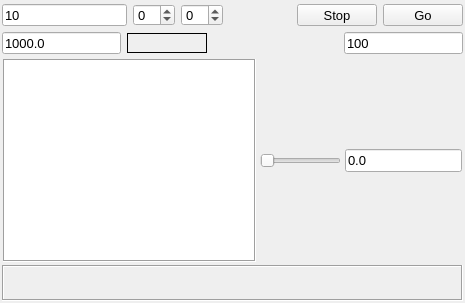
<?xml version="1.0" encoding="UTF-8"?>
<ui version="4.0">
 <class>AOut</class>
 <widget class="QWidget" name="AOut">
  <property name="geometry">
   <rect>
    <x>0</x>
    <y>0</y>
    <width>465</width>
    <height>303</height>
   </rect>
  </property>
  <property name="windowTitle">
   <string>AOut</string>
  </property>
  <layout class="QVBoxLayout" name="verticalLayout">
   <property name="spacing">
    <number>2</number>
   </property>
   <property name="leftMargin">
    <number>2</number>
   </property>
   <property name="topMargin">
    <number>2</number>
   </property>
   <property name="rightMargin">
    <number>2</number>
   </property>
   <property name="bottomMargin">
    <number>2</number>
   </property>
   <item>
    <widget class="QFrame" name="frame">
     <property name="sizePolicy">
      <sizepolicy hsizetype="Preferred" vsizetype="Minimum">
       <horstretch>0</horstretch>
       <verstretch>0</verstretch>
      </sizepolicy>
     </property>
     <property name="minimumSize">
      <size>
       <width>0</width>
       <height>0</height>
      </size>
     </property>
     <property name="maximumSize">
      <size>
       <width>16777215</width>
       <height>33</height>
      </size>
     </property>
     <property name="frameShape">
      <enum>QFrame::NoFrame</enum>
     </property>
     <property name="frameShadow">
      <enum>QFrame::Raised</enum>
     </property>
     <layout class="QHBoxLayout" name="horizontalLayout">
      <property name="leftMargin">
       <number>0</number>
      </property>
      <property name="topMargin">
       <number>2</number>
      </property>
      <property name="rightMargin">
       <number>0</number>
      </property>
      <property name="bottomMargin">
       <number>2</number>
      </property>
      <item>
       <widget class="QLineEdit" name="leNumSamples">
        <property name="maximumSize">
         <size>
          <width>16777215</width>
          <height>22</height>
         </size>
        </property>
        <property name="font">
         <font>
          <pointsize>10</pointsize>
         </font>
        </property>
        <property name="toolTip">
         <string>Samples per channel</string>
        </property>
        <property name="text">
         <string>10</string>
        </property>
       </widget>
      </item>
      <item>
       <widget class="QSpinBox" name="spnLowChan">
        <property name="maximumSize">
         <size>
          <width>16777215</width>
          <height>22</height>
         </size>
        </property>
        <property name="font">
         <font>
          <pointsize>10</pointsize>
         </font>
        </property>
        <property name="toolTip">
         <string>Low channel</string>
        </property>
        <property name="minimum">
         <number>-1</number>
        </property>
       </widget>
      </item>
      <item>
       <widget class="QSpinBox" name="spnHighChan">
        <property name="maximumSize">
         <size>
          <width>16777215</width>
          <height>22</height>
         </size>
        </property>
        <property name="font">
         <font>
          <pointsize>10</pointsize>
         </font>
        </property>
        <property name="toolTip">
         <string>High channel</string>
        </property>
        <property name="minimum">
         <number>-1</number>
        </property>
       </widget>
      </item>
      <item>
       <spacer name="horizontalSpacer">
        <property name="orientation">
         <enum>Qt::Horizontal</enum>
        </property>
        <property name="sizeHint" stdset="0">
         <size>
          <width>40</width>
          <height>20</height>
         </size>
        </property>
       </spacer>
      </item>
      <item>
       <widget class="QPushButton" name="cmdStop">
        <property name="maximumSize">
         <size>
          <width>16777215</width>
          <height>22</height>
         </size>
        </property>
        <property name="font">
         <font>
          <pointsize>10</pointsize>
         </font>
        </property>
        <property name="text">
         <string>Stop</string>
        </property>
       </widget>
      </item>
      <item>
       <widget class="QPushButton" name="cmdGo">
        <property name="maximumSize">
         <size>
          <width>16777215</width>
          <height>22</height>
         </size>
        </property>
        <property name="font">
         <font>
          <pointsize>10</pointsize>
         </font>
        </property>
        <property name="text">
         <string>Go</string>
        </property>
       </widget>
      </item>
     </layout>
    </widget>
   </item>
   <item>
    <widget class="QFrame" name="fraScan">
     <property name="minimumSize">
      <size>
       <width>0</width>
       <height>0</height>
      </size>
     </property>
     <property name="maximumSize">
      <size>
       <width>16777215</width>
       <height>33</height>
      </size>
     </property>
     <property name="frameShape">
      <enum>QFrame::NoFrame</enum>
     </property>
     <property name="frameShadow">
      <enum>QFrame::Raised</enum>
     </property>
     <layout class="QHBoxLayout" name="horizontalLayout_3">
      <property name="leftMargin">
       <number>0</number>
      </property>
      <property name="topMargin">
       <number>2</number>
      </property>
      <property name="rightMargin">
       <number>0</number>
      </property>
      <property name="bottomMargin">
       <number>2</number>
      </property>
      <item>
       <widget class="QLineEdit" name="leRate">
        <property name="maximumSize">
         <size>
          <width>16777215</width>
          <height>22</height>
         </size>
        </property>
        <property name="font">
         <font>
          <pointsize>10</pointsize>
         </font>
        </property>
        <property name="toolTip">
         <string>Rate</string>
        </property>
        <property name="text">
         <string>1000.0</string>
        </property>
       </widget>
      </item>
      <item>
       <widget class="QLabel" name="lblRateReturned">
        <property name="sizePolicy">
         <sizepolicy hsizetype="Minimum" vsizetype="Minimum">
          <horstretch>0</horstretch>
          <verstretch>0</verstretch>
         </sizepolicy>
        </property>
        <property name="minimumSize">
         <size>
          <width>80</width>
          <height>20</height>
         </size>
        </property>
        <property name="maximumSize">
         <size>
          <width>16777215</width>
          <height>20</height>
         </size>
        </property>
        <property name="font">
         <font>
          <family>Courier 10 Pitch</family>
          <pointsize>10</pointsize>
         </font>
        </property>
        <property name="toolTip">
         <string>Actual rate returned</string>
        </property>
        <property name="frameShape">
         <enum>QFrame::Box</enum>
        </property>
        <property name="text">
         <string/>
        </property>
       </widget>
      </item>
      <item>
       <spacer name="horizontalSpacer_3">
        <property name="orientation">
         <enum>Qt::Horizontal</enum>
        </property>
        <property name="sizeHint" stdset="0">
         <size>
          <width>136</width>
          <height>20</height>
         </size>
        </property>
       </spacer>
      </item>
      <item>
       <widget class="QLineEdit" name="leBlockSize">
        <property name="maximumSize">
         <size>
          <width>16777215</width>
          <height>22</height>
         </size>
        </property>
        <property name="font">
         <font>
          <pointsize>10</pointsize>
         </font>
        </property>
        <property name="toolTip">
         <string>Block size</string>
        </property>
        <property name="text">
         <string>100</string>
        </property>
       </widget>
      </item>
     </layout>
    </widget>
   </item>
   <item>
    <widget class="QFrame" name="fraProgWrite">
     <property name="frameShape">
      <enum>QFrame::NoFrame</enum>
     </property>
     <property name="frameShadow">
      <enum>QFrame::Raised</enum>
     </property>
     <layout class="QHBoxLayout" name="horizontalLayout_4">
      <property name="spacing">
       <number>2</number>
      </property>
      <property name="leftMargin">
       <number>0</number>
      </property>
      <property name="topMargin">
       <number>0</number>
      </property>
      <property name="rightMargin">
       <number>0</number>
      </property>
      <property name="bottomMargin">
       <number>0</number>
      </property>
      <item>
       <widget class="QStackedWidget" name="stackedWidget">
        <property name="sizePolicy">
         <sizepolicy hsizetype="Preferred" vsizetype="MinimumExpanding">
          <horstretch>0</horstretch>
          <verstretch>0</verstretch>
         </sizepolicy>
        </property>
        <property name="minimumSize">
         <size>
          <width>0</width>
          <height>160</height>
         </size>
        </property>
        <property name="font">
         <font>
          <family>Ubuntu</family>
          <pointsize>10</pointsize>
         </font>
        </property>
        <property name="frameShape">
         <enum>QFrame::NoFrame</enum>
        </property>
        <property name="currentIndex">
         <number>0</number>
        </property>
        <widget class="QWidget" name="pgDataSet">
         <layout class="QHBoxLayout" name="horizontalLayout_5">
          <property name="spacing">
           <number>4</number>
          </property>
          <property name="leftMargin">
           <number>1</number>
          </property>
          <property name="topMargin">
           <number>1</number>
          </property>
          <property name="rightMargin">
           <number>1</number>
          </property>
          <property name="bottomMargin">
           <number>1</number>
          </property>
          <item>
           <widget class="QTextEdit" name="teShowValues">
            <property name="font">
             <font>
              <family>Courier 10 Pitch</family>
              <pointsize>8</pointsize>
             </font>
            </property>
            <property name="frameShape">
             <enum>QFrame::Box</enum>
            </property>
            <property name="tabStopWidth">
             <number>40</number>
            </property>
           </widget>
          </item>
          <item>
           <widget class="QSlider" name="hSldAoutVal">
            <property name="minimum">
             <number>0</number>
            </property>
            <property name="maximum">
             <number>65535</number>
            </property>
            <property name="pageStep">
             <number>1024</number>
            </property>
            <property name="orientation">
             <enum>Qt::Horizontal</enum>
            </property>
           </widget>
          </item>
          <item>
           <widget class="QLineEdit" name="leAoutVal">
            <property name="maximumSize">
             <size>
              <width>120</width>
              <height>16777215</height>
             </size>
            </property>
            <property name="font">
             <font>
              <pointsize>10</pointsize>
             </font>
            </property>
            <property name="text">
             <string>0.0</string>
            </property>
           </widget>
          </item>
         </layout>
        </widget>
        <widget class="QWidget" name="pgDataDisp">
         <layout class="QVBoxLayout" name="verticalLayout_2">
          <property name="spacing">
           <number>4</number>
          </property>
          <property name="leftMargin">
           <number>1</number>
          </property>
          <property name="topMargin">
           <number>1</number>
          </property>
          <property name="rightMargin">
           <number>1</number>
          </property>
          <property name="bottomMargin">
           <number>1</number>
          </property>
          <item>
           <widget class="QCustomPlot" name="plotOutData" native="true"/>
          </item>
         </layout>
        </widget>
       </widget>
      </item>
     </layout>
    </widget>
   </item>
   <item>
    <widget class="QFrame" name="fraInfoStat">
     <property name="font">
      <font>
       <pointsize>10</pointsize>
      </font>
     </property>
     <property name="frameShape">
      <enum>QFrame::Box</enum>
     </property>
     <property name="frameShadow">
      <enum>QFrame::Sunken</enum>
     </property>
     <layout class="QVBoxLayout" name="verticalLayout_6">
      <property name="spacing">
       <number>0</number>
      </property>
      <property name="leftMargin">
       <number>0</number>
      </property>
      <property name="topMargin">
       <number>0</number>
      </property>
      <property name="rightMargin">
       <number>0</number>
      </property>
      <property name="bottomMargin">
       <number>0</number>
      </property>
      <item>
       <widget class="QLabel" name="lblInfo">
        <property name="sizePolicy">
         <sizepolicy hsizetype="Preferred" vsizetype="Minimum">
          <horstretch>0</horstretch>
          <verstretch>0</verstretch>
         </sizepolicy>
        </property>
        <property name="minimumSize">
         <size>
          <width>400</width>
          <height>16</height>
         </size>
        </property>
        <property name="maximumSize">
         <size>
          <width>16777215</width>
          <height>16</height>
         </size>
        </property>
        <property name="font">
         <font>
          <family>Courier 10 Pitch</family>
          <pointsize>8</pointsize>
         </font>
        </property>
        <property name="text">
         <string/>
        </property>
        <property name="margin">
         <number>2</number>
        </property>
       </widget>
      </item>
      <item>
       <widget class="QLabel" name="lblStatus">
        <property name="sizePolicy">
         <sizepolicy hsizetype="Preferred" vsizetype="Minimum">
          <horstretch>0</horstretch>
          <verstretch>0</verstretch>
         </sizepolicy>
        </property>
        <property name="minimumSize">
         <size>
          <width>400</width>
          <height>16</height>
         </size>
        </property>
        <property name="maximumSize">
         <size>
          <width>16777215</width>
          <height>16</height>
         </size>
        </property>
        <property name="font">
         <font>
          <family>Courier 10 Pitch</family>
          <pointsize>8</pointsize>
         </font>
        </property>
        <property name="text">
         <string/>
        </property>
        <property name="margin">
         <number>2</number>
        </property>
       </widget>
      </item>
     </layout>
    </widget>
   </item>
  </layout>
 </widget>
 <customwidgets>
  <customwidget>
   <class>QCustomPlot</class>
   <extends>QWidget</extends>
   <header>qcustomplot.h</header>
   <container>1</container>
  </customwidget>
 </customwidgets>
 <resources/>
 <connections/>
</ui>
